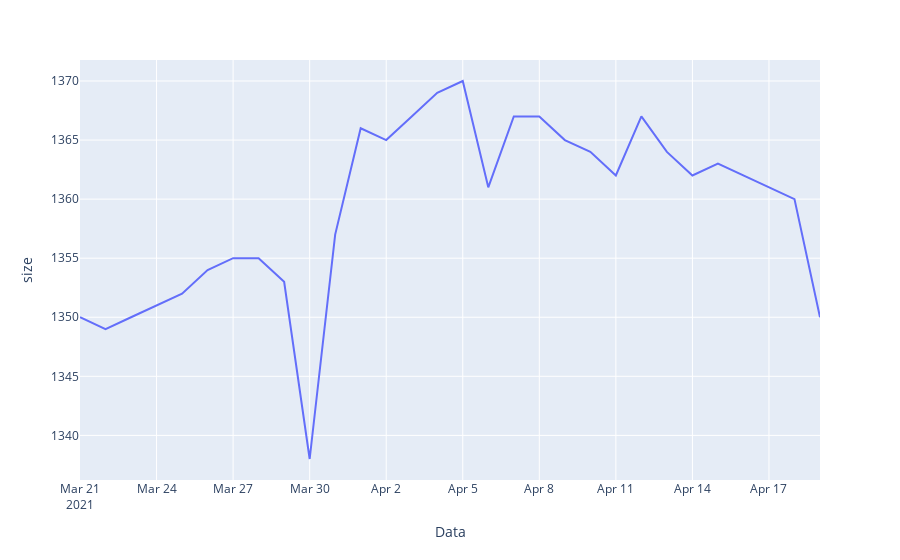

Source (notebook cell):
### Code cell
count_by_day = data.groupby("Data", as_index=False)["Data"].size()
fig = go.Figure(data=px.line(count_by_day, x="Data", y="size"))
fig.show()

### Figure 1 — Plotly figure (JSON) as saved in the notebook; plotly's stock layout.template omitted (floating-point values rounded to 4 significant figures)
{"data": [{"hovertemplate": "Data=%{x}<br>size=%{y}<extra></extra>", "legendgroup": "", "line": {"color": "#636efa", "dash": "solid"}, "mode": "lines", "name": "", "orientation": "v", "showlegend": false, "type": "scatter", "x": ["2021-03-21", "2021-03-22", "2021-03-23", "2021-03-25", "2021-03-26", "2021-03-27", "2021-03-28", "2021-03-29", "2021-03-30", "2021-03-31", "2021-04-01", "2021-04-02", "2021-04-03", "2021-04-04", "2021-04-05", "2021-04-06", "2021-04-07", "2021-04-08", "2021-04-09", "2021-04-10", "2021-04-11", "2021-04-12", "2021-04-13", "2021-04-14", "2021-04-15", "2021-04-16", "2021-04-17", "2021-04-18", "2021-04-19"], "xaxis": "x", "y": [1350, 1349, 1350, 1352, 1354, 1355, 1355, 1353, 1338, 1357, 1366, 1365, 1367, 1369, 1370, 1361, 1367, 1367, 1365, 1364, 1362, 1367, 1364, 1362, 1363, 1362, 1361, 1360, 1350], "yaxis": "y"}], "layout": {"legend": {"tracegroupgap": 0}, "margin": {"t": 60}, "xaxis": {"anchor": "y", "domain": [0, 1], "title": {"text": "Data"}}, "yaxis": {"anchor": "x", "domain": [0, 1], "title": {"text": "size"}}}}
